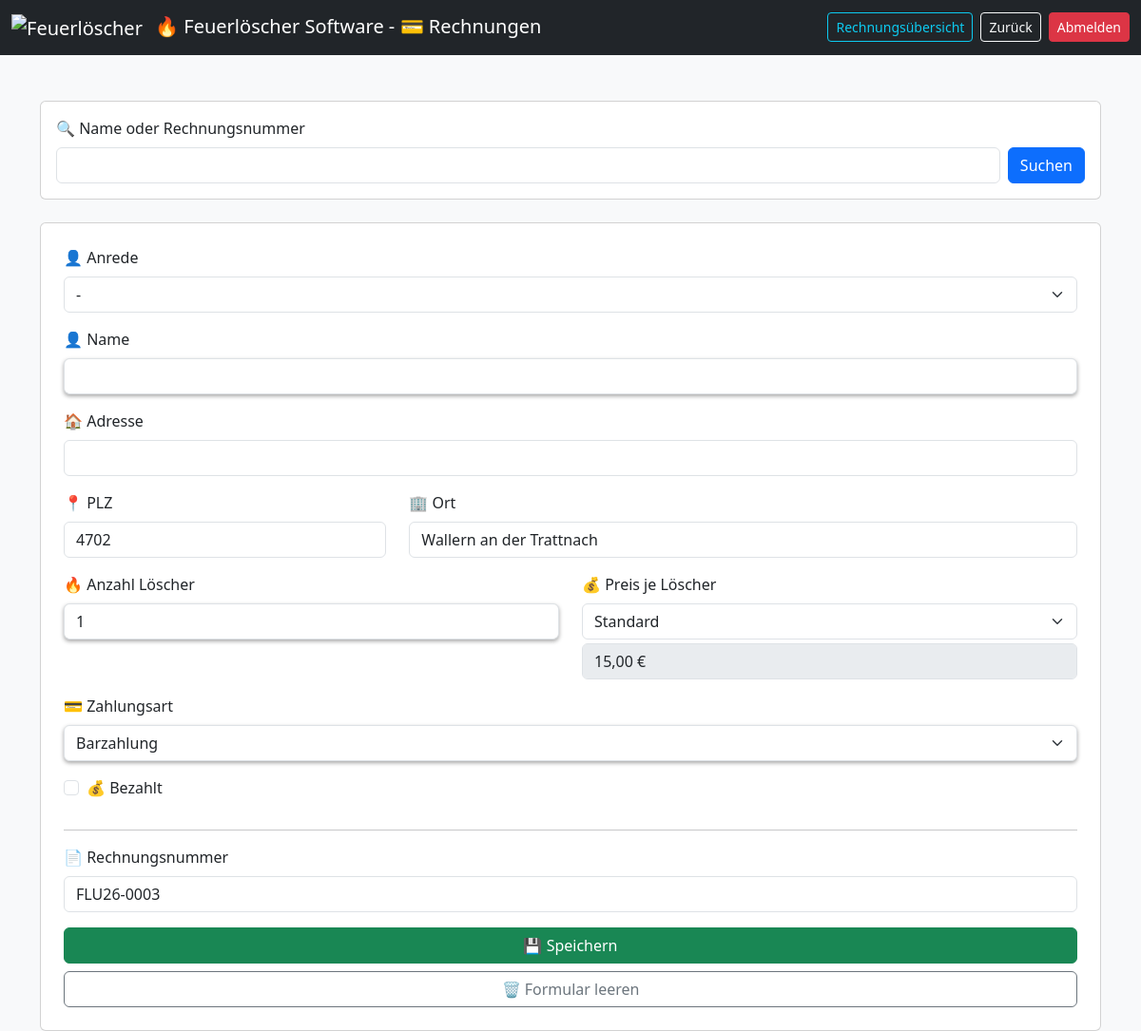
/rechnung.php (signed in), run on an earlier commit of the app's database.
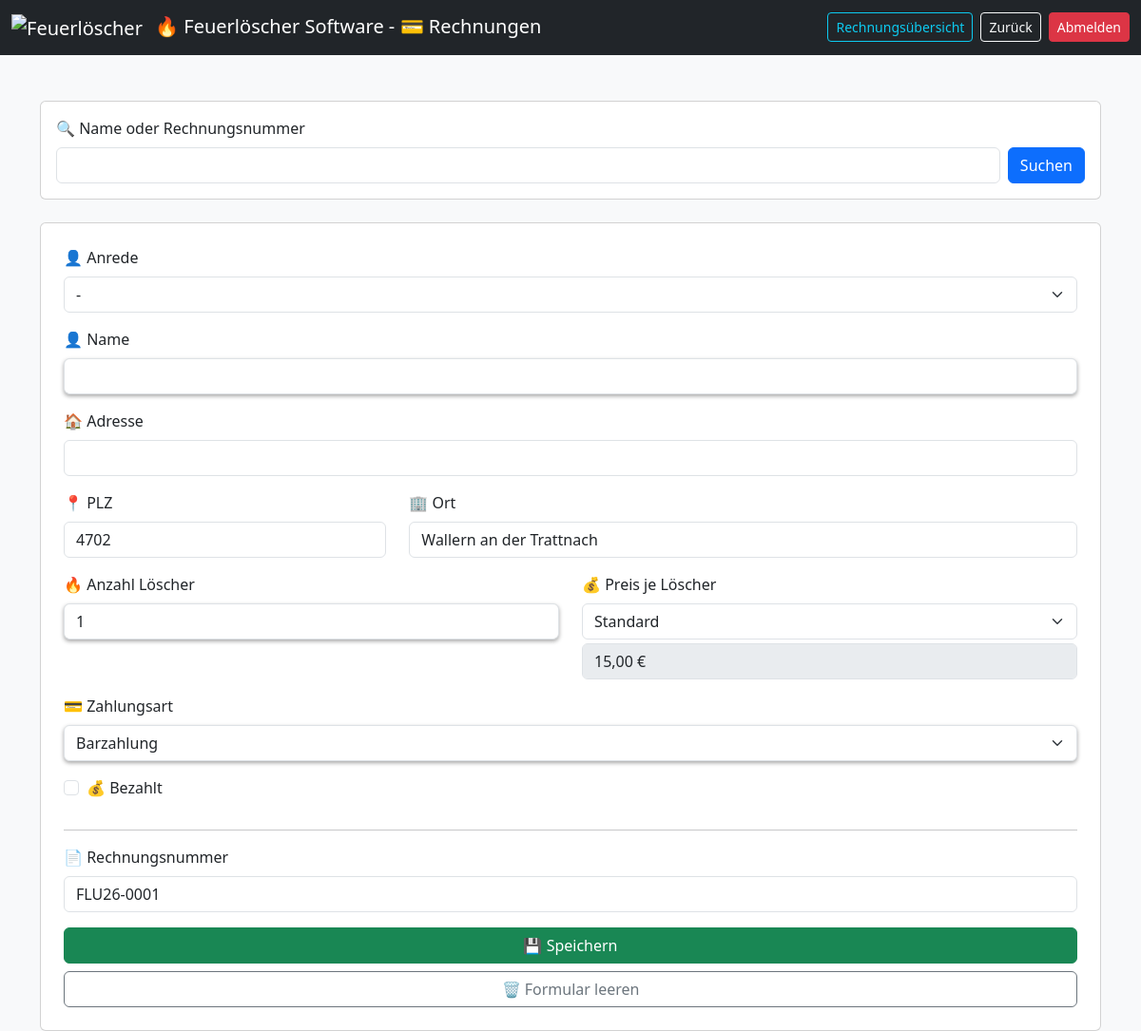
And on a later commit of the database.
### tables this page shows
CREATE TABLE rechnungen (
    id INTEGER PRIMARY KEY AUTOINCREMENT,
    anrede TEXT,                         -- Herr, Frau, Firma, etc.
    name TEXT,
    adresse TEXT,
    plz TEXT,
    ort TEXT,
    anzahl_loescher INTEGER,
    preis_pro_loescher REAL,
    zeitstempel_erstellung TEXT,
    rechnung_gedruckt INTEGER DEFAULT 0,
    zeitstempel_gedruckt TEXT,
    rechnungsnummer TEXT,
    zahlungsart TEXT DEFAULT 'Barzahlung',  -- Barzahlung, Kartenzahlung, SumUp
    bezahlt INTEGER DEFAULT 0 ,            -- 0 = nicht bezahlt, 1 = bezahlt
    sumup_transaction_id TEXT,
    sumup_status TEXT
);

### rechnung.php (the view, shortened to what this page needs)
<?php
$db = getDB();
$editEntry = null;
$preise = [
    'Standard' => PREIS_STANDARD,
    'Rabatt' => PREIS_RABATT,
    'Gratis' => PREIS_GRATIS
];
$lastNr = $db->querySingle("
    SELECT rechnungsnummer FROM rechnungen
    WHERE rechnungsnummer LIKE '".RECHNUNGS_PREFIX."%'
    ORDER BY id DESC LIMIT 1
");
if ($lastNr) {
    $number = intval(str_replace(RECHNUNGS_PREFIX, '', $lastNr)) + 1;
} else {
    $number = 1;
}
$nextRechnungsnummer = RECHNUNGS_PREFIX . str_pad($number, 4, '0', STR_PAD_LEFT);
$currentTyp = '';
?>
<!DOCTYPE html>
<html>
<head>
<link href="https://cdn.jsdelivr.net/npm/bootstrap@5.3.0/dist/css/bootstrap.min.css" rel="stylesheet">
</head>
<body class="bg-light">
<nav class="navbar navbar-expand-lg navbar-dark bg-dark">
    <div class="container-fluid">
        <span class="navbar-brand">
            <img src="./images/Feuerlöscher.ico" alt="Feuerlöscher" width="24" height="24" class="me-2">
            &#128293; Feuerlöscher Software - &#128179; Rechnungen
        </span>
        <div class="d-flex gap-2">
            <a href="rechnungen_anzeigen.php" class="btn btn-outline-info btn-sm">Rechnungsübersicht</a>
            <a href="index.php" class="btn btn-outline-light btn-sm">
                Zurück
            </a>
            <a href="?logout=1" class="btn btn-danger btn-sm">
                Abmelden
            </a>
        </div>
    </div>
</nav>
<div class="container mt-5">
<form method="post" class="card p-3 mb-4">
    <label class="form-label">&#128269; Name oder Rechnungsnummer</label>
    <div class="d-flex gap-2">
        <input type="text" name="suchfeld" class="form-control" autocomplete="off" list="sucheListe">
        <button name="suche" class="btn btn-primary">Suchen</button>
    </div>
</form>
<form method="post" id="rechnungsForm" class="card p-4">
<div class="mb-3">
    <label class="form-label">&#128100; Anrede</label>
    <select name="anrede" class="form-select">
        <option <?= ($editEntry['anrede'] ?? '')==''?'selected':'' ?>>-</option>
    </select>
</div>
<div class="mb-3">
    <label class="form-label">&#128100; Name</label>
    <input list="namenListe" name="name" class="form-control highlight" autocomplete="off"
        value="<?= htmlspecialchars($editEntry['name'] ?? '') ?>" required>
</div>
<div class="mb-3">
    <label class="form-label">&#127968; Adresse</label>
    <input type="text" name="adresse" class="form-control"
        value="<?= htmlspecialchars($editEntry['adresse'] ?? '') ?>">
</div>
<div class="row">
    <div class="col-md-4 mb-3">
        <label class="form-label">&#128205; PLZ</label>
        <input type="text" name="plz" class="form-control"
            value="<?= htmlspecialchars($editEntry['plz'] ?? '4702') ?>">
    </div>
    <div class="col-md-8 mb-3">
        <label class="form-label">&#127970; Ort</label>
        <input type="text" name="ort" class="form-control"
            value="<?= htmlspecialchars($editEntry['ort'] ?? 'Wallern an der Trattnach') ?>">
    </div>
</div>
<div class="row">
    <div class="col-md-6 mb-3">
        <label class="form-label">&#128293; Anzahl Löscher</label>
        <input type="number" name="anzahl" class="form-control highlight"
            value="<?= $editEntry['anzahl_loescher'] ?? 1 ?>">
    </div>
    <div class="col-md-6 mb-3">
        <label class="form-label">&#128176; Preis je Löscher</label>
        <select name="typ" id="typSelect" class="form-select">
            <?php foreach ($preise as $k => $v): ?>
            <option value="<?= $k ?>" <?= ($currentTyp==$k)?'selected':'' ?>><?= $k ?></option>
            <?php endforeach; ?>
        </select>
        <input type="text" id="preisField" class="form-control mt-1" disabled>
    </div>
</div>
<div class="mb-3">
    <label class="form-label">&#128179; Zahlungsart</label>
    <select name="zahlungsart" id="zahlungsartSelect" class="form-select highlight">
        <?php
        $selectedZahlungsart = isset($editEntry['zahlungsart']) ? $editEntry['zahlungsart'] : 'Barzahlung';
        ?>
        <option value="Barzahlung" <?= ($selectedZahlungsart =='Barzahlung')?'selected':'' ?>>Barzahlung</option>
    </select>
</div>
<div class="mb-3 form-check">
    <input type="checkbox" name="bezahlt" value="1" class="form-check-input" id="bezahltCheck" <?= ($editEntry['bezahlt'] ?? 0) ? 'checked' : '' ?>>
    <label class="form-check-label" for="bezahltCheck">&#128176; Bezahlt</label>
</div>
<hr>
<div class="mb-3">
    <label class="form-label">&#128196; Rechnungsnummer</label>
    <input type="text" name="rechnungsnummer" class="form-control"
       value="<?= htmlspecialchars($editEntry['rechnungsnummer'] ?? $nextRechnungsnummer) ?>"
       readonly>
</div>
<button class="btn btn-success w-100" name="save_rechnung" id="submitFormBtn">&#128190; Speichern</button>
<button type="button" class="btn btn-outline-secondary w-100 mt-2" id="clearForm">&#128465; Formular leeren</button>
</form>
</div>
</body>
</html>

What changed in the data, as far as the page shows it:
removed rechnungen: rechnungsnummer "FLU26-0003"
Also different on the page:
form field rechnungsnummer: (not shown) → "FLU26-0001"
